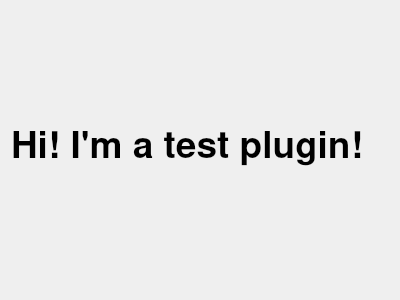
<?xml version="1.0" encoding="UTF-8"?>
<ui version="4.0">
 <class>test_plugin_objectName</class>
 <widget class="QWidget" name="test_plugin_objectName">
  <property name="geometry">
   <rect>
    <x>0</x>
    <y>0</y>
    <width>400</width>
    <height>300</height>
   </rect>
  </property>
  <property name="windowTitle">
   <string>Form</string>
  </property>
  <layout class="QGridLayout" name="gridLayout">
   <item row="0" column="0">
    <widget class="QLabel" name="test">
     <property name="font">
      <font>
       <family>Nimbus Sans L</family>
       <pointsize>28</pointsize>
       <weight>75</weight>
       <bold>true</bold>
      </font>
     </property>
     <property name="text">
      <string>Hi! I'm a test plugin!</string>
     </property>
    </widget>
   </item>
  </layout>
 </widget>
 <resources/>
 <connections/>
</ui>
